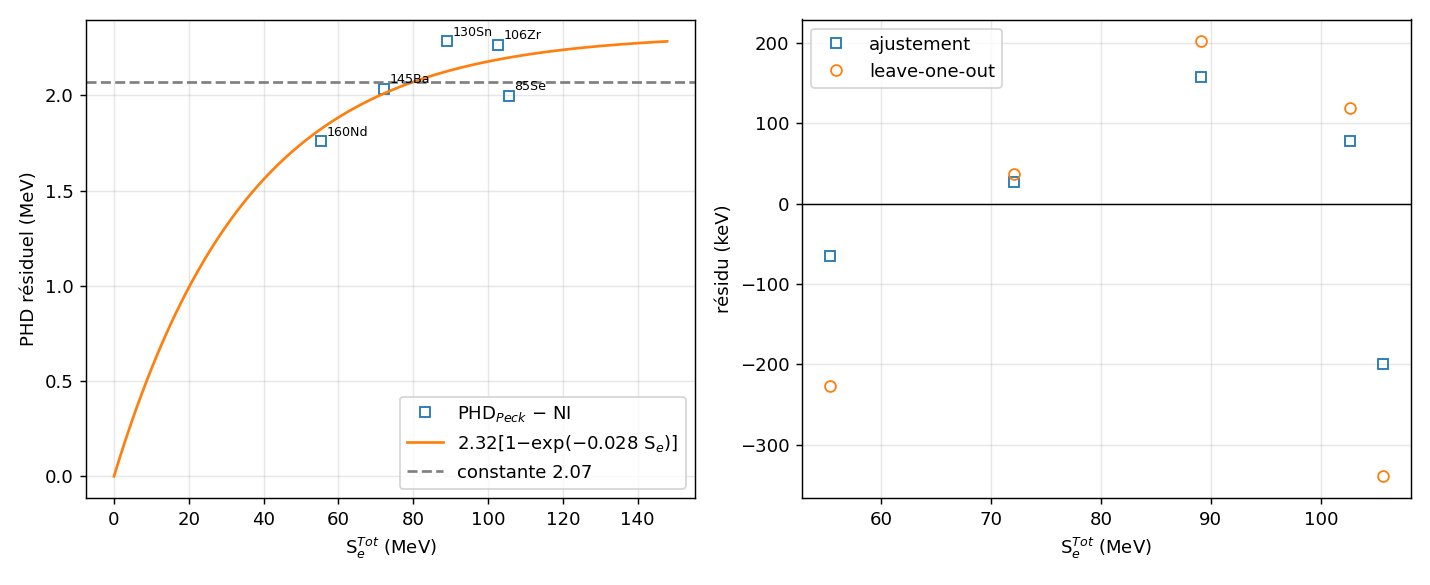

Python code for this plot:
#!/usr/bin/env python3
"""
Ajustement du PHD residuel : dPHD(Se_tot) = alpha * (1 - exp(-lambda * Se_tot)).

dPHD = PHD_Peck - NI,  NI = a * Sn_int^b  (a, b issus de ni_fit.py, avec les tables T2F)
Sn_int = A*g_Z(E0/A), Se_tot = A*h_Z(E0/A)  (memes tables dedx_<Z>.lg que ni_fit.py)

Fichier d'entree (peck.dat), une ligne par fragment :
    # label  Z  A  E0(MeV)  PHD(MeV)
    106Zr    40 106 100.0    4.25
E0 = energie du fragment utilisee dans [Peck19] pour cette mesure.

Usage : python3 resid_fit.py peck.dat [--dir .] [--a 0.7475] [--b 0.8131]
Necessite ni_fit.py dans le meme dossier.
"""
import argparse, os, sys
import numpy as np
import matplotlib; matplotlib.use("Agg")
import matplotlib.pyplot as plt
from scipy.optimize import curve_fit
import ni_fit as nf

ap = argparse.ArgumentParser()
ap.add_argument("data"); ap.add_argument("--dir", default=".")
ap.add_argument("--a", type=float, default=0.7475); ap.add_argument("--b", type=float, default=0.8131)
ap.add_argument("--out", default="resid_fit.png")
args = ap.parse_args()

rows = []
for line in open(args.data):
    s = line.split("#")[0].split()
    if len(s) >= 5:
        rows.append((s[0], int(s[1]), int(s[2]), float(s[3]), float(s[4])))
lab, Sn, Se, Phd = [], [], [], []
for name, Z, A, E0, phd in rows:
    f = os.path.join(args.dir, f"dedx_{Z}.lg")
    if not os.path.exists(f):
        print(f"[!] {name}: {f} introuvable, ignore", file=sys.stderr); continue
    e, se, sn = nf.read_dedx(f)
    gn, ge = nf.make_g(e, se, sn), nf.make_g(e, sn, se)
    if E0 / A > e.max():
        print(f"[!] {name}: E0/A={E0/A:.3f} > table ({e.max():.3f})", file=sys.stderr)
    lab.append(name); Sn.append(A * gn(E0 / A)); Se.append(A * ge(E0 / A)); Phd.append(phd)
lab, Sn, Se, Phd = map(np.array, (lab, Sn, Se, Phd))
NI = args.a * Sn ** args.b
R = Phd - NI

model_exp = lambda s, al, lam: al * (1 - np.exp(-lam * s))
def fit_exp(s, r):
    p, _ = curve_fit(model_exp, s, r, p0=[r.max() * 1.05, 0.03], maxfev=20000); return p
def fit_const(s, r): return np.array([r.mean()])

def loo(fit, pred, s, r):
    out = np.empty_like(r)
    for i in range(len(r)):
        m = np.arange(len(r)) != i
        out[i] = r[i] - pred(fit(s[m], r[m]), s[i])
    return out

p = fit_exp(Se, R); c = fit_const(Se, R)
res_e = R - model_exp(Se, *p); res_c = R - c[0]
loo_e = loo(fit_exp, lambda q, s: model_exp(s, *q), Se, R)
loo_c = loo(fit_const, lambda q, s: q[0], Se, R)

print(f"{'frag':8s} {'Sn_int':>7s} {'Se_tot':>7s} {'PHD':>6s} {'NI':>6s} {'dPHD':>6s} {'res(keV)':>9s} {'LOO(keV)':>9s}")
for i in range(len(lab)):
    print(f"{lab[i]:8s} {Sn[i]:7.3f} {Se[i]:7.1f} {Phd[i]:6.3f} {NI[i]:6.3f} {R[i]:6.3f} {1e3*res_e[i]:9.0f} {1e3*loo_e[i]:9.0f}")
rms = lambda x: 1e3 * np.sqrt(np.mean(x ** 2))
print(f"\nexponentielle : alpha = {p[0]:.3f} MeV, lambda = {p[1]:.4f} MeV^-1")
print(f"   rms ajustement = {rms(res_e):.0f} keV   rms leave-one-out = {rms(loo_e):.0f} keV")
print(f"constante     : {c[0]:.3f} MeV")
print(f"   rms ajustement = {rms(res_c):.0f} keV   rms leave-one-out = {rms(loo_c):.0f} keV")
print(f"PHD total (NI + dPHD) : rms = {rms(res_e):.0f} keV, max = {1e3*np.abs(res_e).max():.0f} keV")

fig, ax = plt.subplots(1, 2, figsize=(11, 4.5))
xs = np.linspace(0, Se.max() * 1.4, 200)
ax[0].plot(Se, R, "s", mfc="none", label="PHD$_{Peck}$ − NI")
ax[0].plot(xs, model_exp(xs, *p), "-", label=f"{p[0]:.2f}[1−exp(−{p[1]:.3f} S$_e$)]")
ax[0].axhline(c[0], color="gray", ls="--", label=f"constante {c[0]:.2f}")
for x, y, l in zip(Se, R, lab): ax[0].annotate(l, (x, y), fontsize=7, xytext=(3, 3), textcoords="offset points")
ax[0].set_xlabel("S$_e^{Tot}$ (MeV)"); ax[0].set_ylabel("PHD résiduel (MeV)"); ax[0].legend(); ax[0].grid(alpha=.3)
ax[1].plot(Se, 1e3 * res_e, "s", mfc="none", label="ajustement")
ax[1].plot(Se, 1e3 * loo_e, "o", mfc="none", label="leave-one-out")
ax[1].axhline(0, color="k", lw=.8); ax[1].set_xlabel("S$_e^{Tot}$ (MeV)"); ax[1].set_ylabel("résidu (keV)")
ax[1].legend(); ax[1].grid(alpha=.3)
fig.tight_layout(); fig.savefig(args.out, dpi=130); print("Figure :", args.out)
